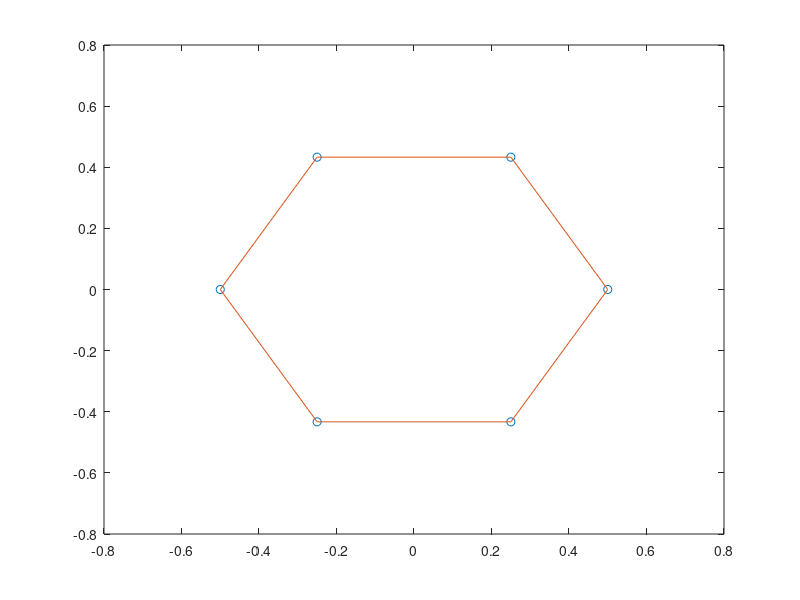

Source code (MATLAB):
function BDrho = BONE_hexconvert(ABE)
%% CALL: BDrho = BONE_hexconvert(ABE)
%% periodicity of 2 rectangular lattices is [A,B]
%% side length is 2E

do_test  = 0;
if nargin==0
   %%equilateral of side length sl
   sl = .5;
   %%
   th = (0:5)'/6*2*pi;
   x  = sl*cos(th);
   y  = sl*sin(th);
   plot(x,y,'o');
   %%
   D     = x(1);
   E     = x(2);
   A     = D+E;
   B     = y(2);
   ABE   = [A B E];
   %%
   do_test  = 1;
elseif length(ABE)==1
   %%equilateral of side length sl
   sl = ABE;
   %%
   th = (0:5)'/6*2*pi;
   x  = sl*cos(th);
   y  = sl*sin(th);
   %%
   D     = x(1);
   E     = x(2);
   A     = D+E;
   B     = y(2);
   ABE   = [A B E];
end

B  = ABE(2);
E  = ABE(3);
%%
A     = ABE(1);%[A,sqrt(3)/2],[A,B]
D     = A-E;
rho   = E/D;
%%
BDrho = [B,D,rho];

if do_test
   hold on;
   x1 = [D,E,-E,-D,-E,E,D]';
   y1 = [0,B,B,0,-B,-B,0]';
   plot(x1,y1);
   hold off;
end
